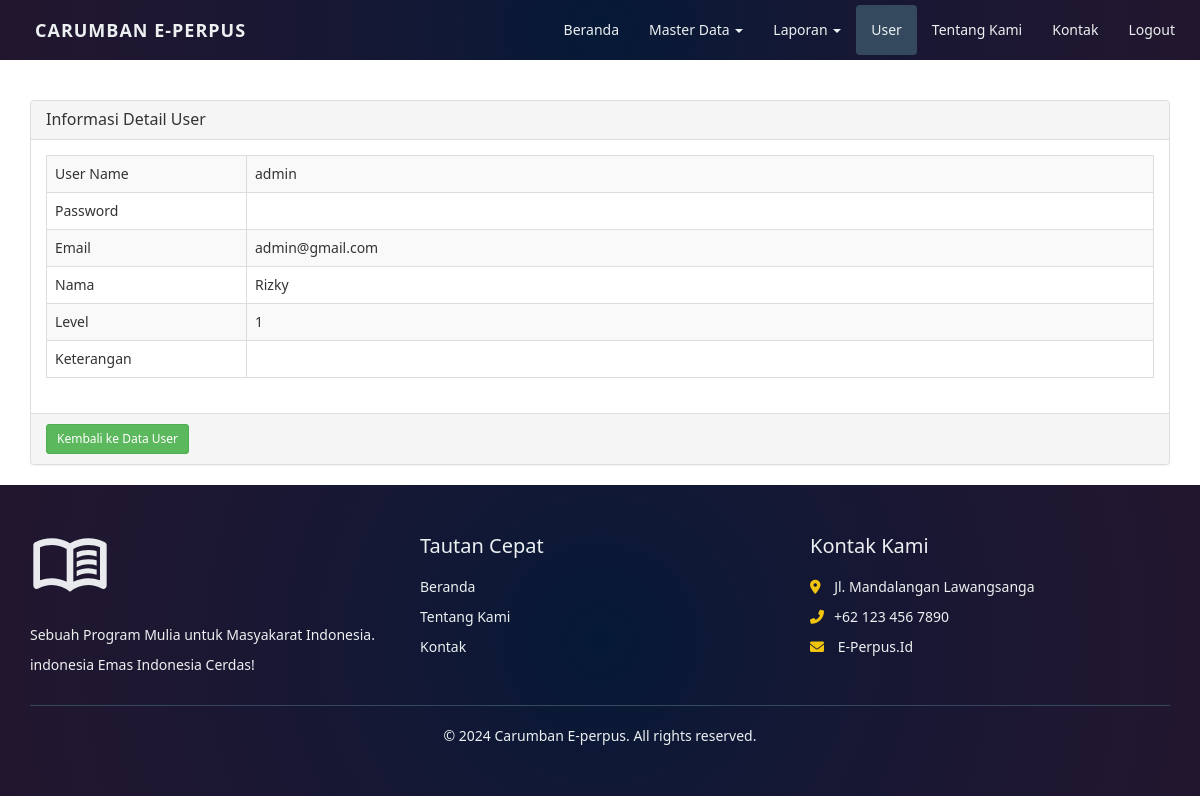
The app's page /index.php?page=user&actions=detail&id=admin (signed in) with its own data.
### tables this page shows
CREATE TABLE `user` (
  `username` varchar(25) NOT NULL,
  `password` varchar(50) NOT NULL,
  `email` varchar(50) NOT NULL,
  `nama` varchar(50) NOT NULL,
  `level` int(11) NOT NULL,
  `ket` varchar(50) NOT NULL
);

### views/user_detail.php (the view)
<div class="container">
    <div class="row">
        <div class="col-xs-12">
            <div class="panel panel-default">
                <div class="panel-heading">
                    <h3 class="panel-title">Informasi Detail User</h3>
                </div>
                <div class="panel-body">
                    <?php
                    $sql = "SELECT *FROM user WHERE username ='" . $_GET['id'] . "'";
                    $query = mysqli_query($koneksi, $sql) or die("SQL Detail error");
                    $data = mysqli_fetch_array($query);
                    ?>
                    <table class="table table-bordered table-striped table-hover">
                        <tr>
                            <td width="200">User Name</td>
                            <td><?= $data['username'] ?></td>
                        </tr>
                        <tr>
                            <td>Password</td>
                            <td><?= $data['paswd'] ?></td>
                        </tr>
                        <tr>
                            <td>Email</td>
                            <td><?= $data['email'] ?></td>
                        </tr>
                        <tr>
                            <td>Nama</td>
                            <td><?= $data['nama'] ?></td>
                        </tr>
                        <tr>
                            <td>Level</td>
                            <td><?= $data['level'] ?></td>
                        </tr>
                        <tr>
                            <td>Keterangan</td>
                            <td><?= $data['ket'] ?></td>
                        </tr>
                    </table>
                </div>
                <div class="panel-footer">
                    <a href="?page=user&actions=tampil" class="btn btn-success btn-sm">
                        Kembali ke Data User </a>
                </div>
            </div>
        </div>
    </div>
</div>

### style/index.css (style rules this page uses)
* { font-family: 'Segoe UI', Tahoma, Geneva, Verdana, sans-serif; }
body { margin-top: 70px; }

### records on screen
user: username "admin", email "admin@gmail.com", nama "Rizky", level "1"
